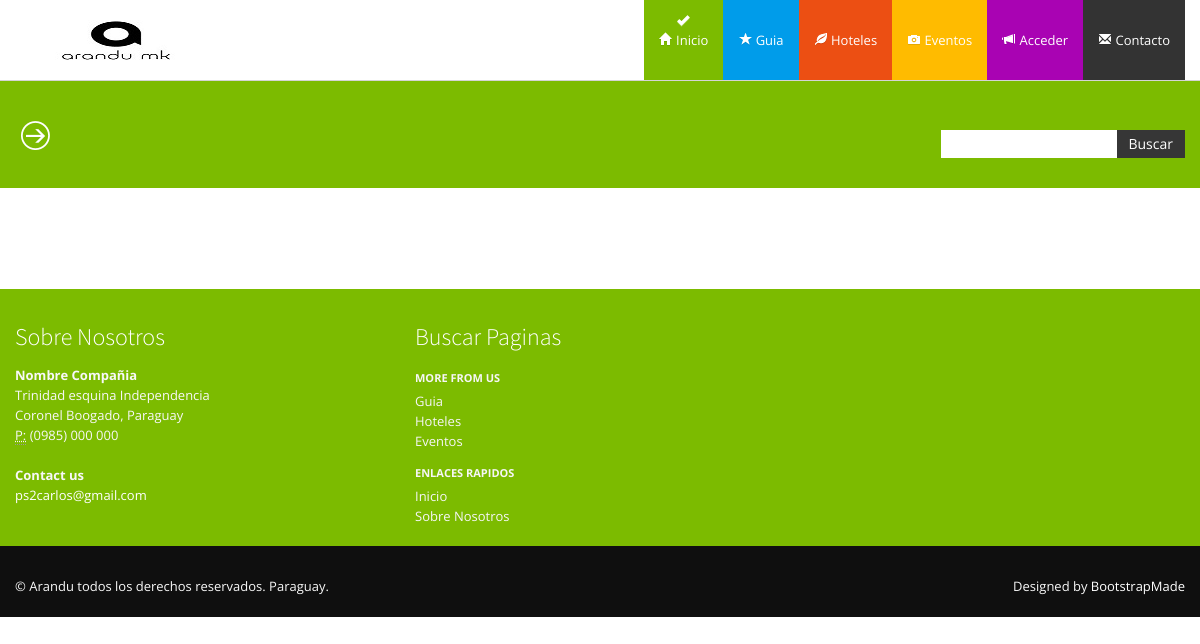
The page /public/hotel.php on the database as committed earlier.
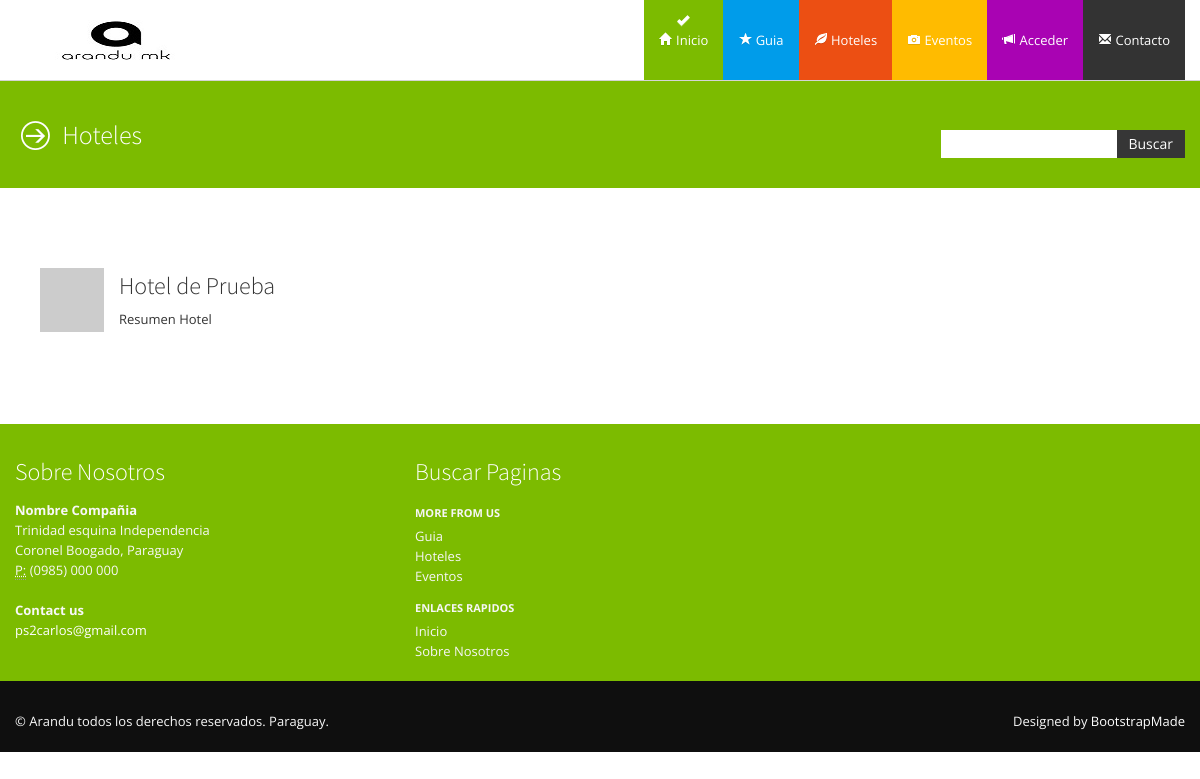
The same page on the database as committed later.
### tables this page shows
CREATE TABLE `contenidos` (
  `id` int(11) NOT NULL,
  `titulo` varchar(200) NOT NULL,
  `contenido` longtext NOT NULL,
  `fecha_publicacion` timestamp NOT NULL DEFAULT CURRENT_TIMESTAMP ON UPDATE CURRENT_TIMESTAMP,
  `tipo` varchar(20) NOT NULL,
  `categoria` varchar(100) NOT NULL,
  `alias` varchar(200) NOT NULL,
  `contacto` varchar(200) DEFAULT NULL,
  `direccion` varchar(200) DEFAULT NULL,
  `cod_zona` int(11) DEFAULT NULL,
  `urlimagen` varchar(200) DEFAULT NULL,
  `resumen` varchar(200) DEFAULT NULL
);

### setting/core.php (called while the page is built, shortened)
<?php
  require_once( 'mysql.php');
  require_once( '../public/lib/snippets.php');
  function hotel($category = '11'){
    $where = (strlen($category) > 0 ) ? "AND categoria = '$category' " : "";
    $mysql = new Mysql();
    $sql = <<<SQL
    SELECT * FROM contenidos WHERE tipo = 'POST' $where
SQL;
    $res = $mysql->search($sql);
    return $res;
  }
  function page(){
    $uri = substr($_SERVER['REQUEST_URI'], 1);
    $uri = str_replace(Config::PATH_ROOT, "", $uri);
    $mysql = new Mysql();
    $sql = <<<SQL
    SELECT * FROM contenidos WHERE alias = '$uri' LIMIT 1
SQL;
    $res = $mysql->search($sql);
    while( is_array($res[0]) &&  list($key,$value) = each($res[0]) ){
	  if($key == 'contenido'){
	    $value = analizadorContenido( urldecode($value) );
	  }
    }
  }
  function analizadorContenido($contenido){
    $pattern = '/\[[a-z_]+[a-z0-9_]*((:{1}[a-z0-9_\-\s]+)+(,{1}[a-z0-9_\-\s]+)*)*\]/i';
    preg_match_all($pattern, $contenido, $coincidencias, PREG_OFFSET_CAPTURE);
    foreach($coincidencias[0] as $arr ){
	  $function = $arr[0];
	  $lenght_function = strlen($function);
	  $pos_string = strpos($contenido, $function);
	  $result_function = ejecutarFuncion($function);
	  $contenido = substr_replace($contenido, $result_function, $pos_string, $lenght_function );
    }
    return $contenido;
  }
  function ejecutarFuncion($function_string){
    $function =  extraerCadena($function_string, "[", "]");
    $arr_ftn = explode(":", $function);
    $function_name = $arr_ftn[0];
    $params = explode(",", $arr_ftn[1]);
    $result_function = (function_exists($function_name)) ? call_user_func_array($function_name, $params) : $function_string;
    return $result_function;
  }
  function  extraerCadena($str, $findBegin, $findEnd){
    $posbegin = strpos($str, $findBegin) + 1;
    $posend = strpos($str, $findEnd);
    return substr($str, $posbegin, $posend-$posbegin);
  }
  function site_info($var){
    return info(Config::PREFIX, $var);
  }
  function page_info($var){
    return info(Config::PREFIX_PAGE, $var);
  }
  function info($prefix, $var){
    $varsite = $prefix.$var;
    return $GLOBALS[$varsite];
  }
  page( $_GET['page'] );
?>

### setting/mysql.php (called while the page is built, shortened)
<?php
class MySql{
    private $conn;
    public function connect(){
    try {
      $this->conn = new PDO("mysql:host=".Config::SERVERNAME.";dbname=".Config::DATABASE, Config::USERNAME, Config::PASSWORD);
      $this->conn->setAttribute(PDO::ATTR_ERRMODE, PDO::ERRMODE_EXCEPTION);
      return true;
    }catch(PDOException $e){
      echo "Connection failed: " . $e->getMessage();
      return false;
    }
    }
    public function search($sql){
      try{
      if($this->connect()){
        $stmt = $this->conn->prepare($sql);
        $stmt->execute();
        $stmt->setFetchMode(PDO::FETCH_ASSOC);
        return $stmt->fetchAll();
      }else{
        return array();
      }
      }catch(PDOEXception $e){
      echo $sql ."<br />". $e->getMessage();
      return false;
      }
    }
}
?>

### public/lib/snippets.php (the view, shortened to what this page needs)
<?php
function listado_hoteles(){
  $posts = hotel();
   while(is_array($posts) && list($k, $v) = each($posts) ){
     $titulo = $v['titulo'];
     $id = $v['alias'];
     $resumen = $v['resumen'];
     $urlimagen = $v['urlimagen'];
     $li .= <<<HTML
     <ul class="media-list">
       <li class="media">
         <a class="pull-left" href="$id">
           <img class="media-object" src="$urlimagen">
         </a>
         <div class="media-body">
           <h4  class="media-heading" >$titulo </h4>
           $resumen
           <div class="media">
          </div>
         </div>
       </li>
     </ul>
HTML;
    }
   return "<ul>$li</ul>";
}
?>

### public/hotel.php (shortened to what this page needs)
<?php require_once(dirname(__FILE__) . '/../setting/core.php' ); ?>
<!DOCTYPE html>
<html lang="en">
<head>
  <link href="assets/css/bootstrap.css" rel="stylesheet">
  <link href="assets/css/bootstrap-responsive.css" rel="stylesheet">
  <link href="assets/css/docs.css" rel="stylesheet">
  <link href="assets/js/google-code-prettify/prettify.css" rel="stylesheet">
  <link href="assets/css/style.css" rel="stylesheet">
  <link href="assets/color/success.css" rel="stylesheet">
</head>
<body data-spy="scroll" data-target=".bs-docs-sidebar">
  <header>
  <?php include ("navbar.php");?>
  </header>
  <section id="subintro">
    <div class="jumbotron subhead" id="overview">
      <div class="container">
        <div class="row">
          <div class="span8">
            <h3><i class="m-icon-big-swapright m-icon-white"></i> <?=page_info('titulo') ?></h3>
          </div>
          <div class="span4">
            <div class="input-append">
              <form class="form-search">
                <input type="text" class="input-medium search-query">
                <button type="submit" class="btn btn-inverse">Buscar</button>
              </form>
            </div>
          </div>
        </div>
      </div>
    </div>
  </section>
  <section id="maincontent">
    <div class="container">
      <div class="row">
        <div class="span12">
          <?= page_info('contenido') ?>
    </div>
  </section>
  <?php include ("footer.php");?>
</body>
</html>

### public/navbar.php
<div class="navbar navbar-fixed-top">
  <div class="navbar-inner">
    <div class="container">
      <a class="brand logo" href="../">
        <img src="assets/img/logo.png" alt="" />
      </a>
      <div>
        <nav>
          <ul class="nav topnav">
            <li class="dropdown success active">
              <a href="../"><i class="icon-home icon-white"></i> Inicio</a>
            </li>
            <li class="dropdown primary">
              <a href="guia.php"><i class="icon-star icon-white"></i> Guia</a>
            </li>
            <li class="dropdown danger">
              <a href="hotel.php"><i class="icon-leaf icon-white"></i> Hoteles</a>
            </li>
            <li class="dropdown warning">
              <a href="evt.php"><i class="icon-camera icon-white"></i> Eventos</a>
            </li>
            <li class="dropdown info">
              <a href="login.php"><i class="icon-bullhorn icon-white"></i> Acceder</a>
            </li>
            <li class="inverse">
              <a href="contact.html"><i class="icon-envelope icon-white"></i> Contacto</a>
            </li>
          </ul>
        </nav>
      </div>
    </div>
  </div>
</div>

### public/footer.php (shortened to what this page needs)
<footer class="footer">
  <div class="container">
    <div class="row">
      <div class="span4">
        <div class="widget">
          <h4>Sobre Nosotros</h4>
          <address>
        <strong>Nombre Compañia</strong><br>
        Trinidad esquina Independencia<br>
        Coronel Boogado, Paraguay<br>
        <abbr title="Phone">P:</abbr> (0985) 000 000
        </address>
          <address>
        <strong>Contact us</strong><br>
        <a href="mailto:#">ps2carlos@gmail.com</a>
        </address>
        </div>
      </div>
      <div class="span4">
        <div class="widget">
          <h4>Buscar Paginas</h4>
          <ul class="nav nav-list regular">
            <li class="nav-header">More from us</li>
            <li><a href="#">Guia</a></li>
            <li><a href="#">Hoteles</a></li>
            <li><a href="#">Eventos</a></li>
            <li class="nav-header">Enlaces Rapidos</li>
            <li><a href="#">Inicio</a></li>
            <li><a href="#">Sobre Nosotros</a></li>
          </ul>
        </div>
      </div>
    </div>
  </div>
  <div class="verybottom">
    <div class="container">
      <div class="row">
        <div class="span6">
              <div class="footer-copyright">&copy; <?= site_info('titulo') ?> todos los derechos reservados. <?= site_info('direccion') ?>.</div>
        </div>
        <div class="span6">
          <div class="pull-right">
            <div class="credits">
              Designed by <a href="https://bootstrapmade.com/">BootstrapMade</a>
            </div>
          </div>
        </div>
      </div>
    </div>
  </div>
</footer>

### public/assets/css/docs.css (style rules this page uses)
section { padding-top: 30px; }
.jumbotron { position: relative; }

### public/assets/css/style.css (style rules this page uses)
.row { margin-bottom:20px; }
header .navbar .brand.logo { padding: 0; margin-left:0; margin-top:20px; }
header nav { margin-right:-10px; }
.navbar ul.topnav { float:right; }
.navbar .nav > li > a { float: none; padding: 30px 15px 30px; color: #777777; text-decoration: none; text-shadow: none; }
.navbar .nav .active > a, .navbar .nav .active > a:hover, .navbar .nav .active > a:focus { background-image: url(../img/icons/add.png); background-position: center 15px; background-repeat: no-repeat; -webkit-transition: all 0.2s ease; -moz-transition: all 0.2s ease-in-out; -o-transition: all 0.2s ease-in-out; -ms-transition: all 0.2s ease-in-out; transition: all 0.2s ease-in-out; color:#fff; }
.navbar .nav .primary > a, .navbar .nav .primary > a:hover, .navbar .nav .primary > a:focus { background-color: #009cea; color:#fff; }
.navbar .nav .warning > a, .navbar .nav .warning > a:hover, .navbar .nav .warning > a:focus { background-color: #ffbb00; color:#fff; }
.navbar .nav .danger > a, .navbar .nav .danger > a:hover, .navbar .nav .danger > a:focus { background-color: #ec4f13; color:#fff; }
.navbar .nav .info > a, .navbar .nav .info > a:hover, .navbar .nav .info > a:focus { background-color: #a903b3; color:#fff; }
.navbar .nav .success > a, .navbar .nav .success > a:hover, .navbar .nav .success > a:focus { background-color: #7cbb00; color:#fff; }
.navbar .nav .inverse > a, .navbar .nav .inverse > a:hover, .navbar .nav .inverse > a:focus { background-color: #333; color:#fff; }
#maincontent { z-index:1000; margin:0 0 30px; }
section#subintro { width: 100%; color: #fff; max-height: 650px; height:auto; margin: 0 auto; padding: 0; margin-top:80px; }
.media, .media .media { margin-top: 20px; }
.media-list .media { margin-top:30px; }
.media .pull-left { margin-right: 15px; }
.subhead { text-align: left; margin:0 0 20px 0; padding:35px 0 10px 0 }
.subhead h3 { color:#fff; margin:0; padding:0; }
.subhead .form-search { float:right; margin:15px 0 0 0; padding:0; }
footer { padding-top:30px; color:#f8f8f8; }
footer h1, footer h2, footer h3, footer h4, footer h5, footer h6 { color:#fff; }
footer a, footer a:hover { color:#fff; }
footer .verybottom { padding-top:30px; background:#0f0f0f; }
footer .nav-list li, footer .nav-list li a, footer .nav-list li.nav-header { text-shadow:none; color:#f6f6f6; }
footer .nav-list li a { text-shadow:none; }
footer .nav-list.regular .nav-header { padding: 3px 0; }
footer .nav-list.regular > li > a { padding: 0; }

### public/assets/color/success.css (style rules this page uses)
a { color: #7cbb00; }
header .navbar .navbar-inner li.active { border-top: 5px solid #fff; background: #7cbb00; margin-top:-5px; }
section#subintro { background: #7cbb00; }
footer.footer { background:#7cbb00; }

Rows that differ between the two databases and show on the page:
now on this page (row edited): contenidos: titulo "Hotel de Prueba", resumen "Resumen Hotel"
Other text that changed with them:
page_info('titulo'): (not shown) → "Hoteles"
